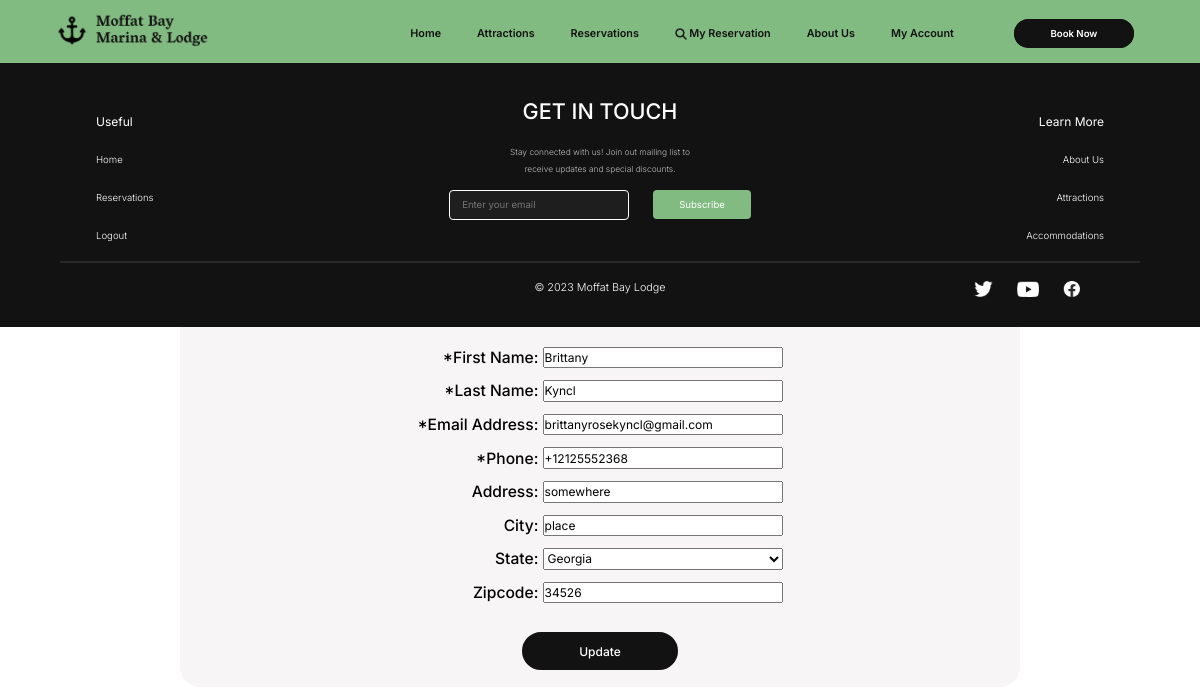
Page /profile/update_profile/ (signed in) on the committed database.
### users/models.py (models this page shows, shortened)
class CustomUser(AbstractUser):
    username = None
    email = models.EmailField(_('email address'), unique=True)
    first_name = models.CharField(max_length=50,verbose_name="First Name", null=True, blank=True)
    last_name = models.CharField(max_length=50,verbose_name="Last Name", null=True, blank=True)
    street = models.CharField(max_length=50,verbose_name="Address", null=True, blank=True)
    city = models.CharField(max_length=50,verbose_name="City", null=True, blank=True)
    state = models.CharField(max_length=50,verbose_name="State", null=True, blank=True)
    zip = models.CharField(max_length=8,verbose_name="Zipcode", null=True, blank=True)
    phone = PhoneNumberField(verbose_name="Phone Number", blank=True, null=True)
    class Meta:
        verbose_name_plural = "User Accounts"
    USERNAME_FIELD = 'email'
    REQUIRED_FIELDS = []
    objects = CustomUserManager()

### users/views.py (the view)
# urls.py: path('profile/update_profile/', account_views.update_profie, name='update_profile'),
@login_required
def update_profie(request):
    if request.method == 'POST':
        form = AccountUpdateForm(request.POST, request.FILES, instance=request.user)
        if form.is_valid():
            form.save()
            messages.success(request, f'Your account information has been updated!')
            return redirect('profile')
        else:
            messages.error(request, form.errors)
    else:
        form = AccountUpdateForm(instance=request.user)
    context = {
        'form' : form,
        'mailform': MailListForm,
        'title': 'Update Profile',
    }
    return render(request, 'users/update_profile.html', context)

### users/forms.py
class AccountUpdateForm(forms.ModelForm):
    email = forms.EmailField(label="Email Address", required=False)
    phone = PhoneNumberField(widget=PhoneNumberPrefixWidget(initial='US'), label="Phone Number", required=False)
    first_name = forms.CharField(label="First Name", required=False)
    last_name = forms.CharField(label="Last Name", required=False)
    state = forms.ChoiceField(choices=STATE_CHOICES, required=False)
    class Meta:
        model = CustomUser
        fields =['first_name', 'last_name', 'street', 'city', 'state', 'zip', 'phone', 'email']

### users/templates/users/update_profile.html (shortened to what this page needs)
{% extends "reservations/base.html" %}
{% load crispy_forms_tags %}
{% load static %}
{% block css %}
<link rel="stylesheet" type="text/css" href="{% static 'reservations/accounts.css' %}"/>
{% endblock %}
{% block content %}
<div class="banner">
    <div class="overlay-register">
            <div class="text-content form-register">
                <h3>Update {{user.first_name}} {{user.last_name}}'s Profile:</h3></br>
                <form method="POST">
                    <fieldset class="form-register">
                        <div class="register-grid-container">
                            <div class="register-section"><label class="register-label">*First Name:&nbsp;</label><div class="register-input">{{form.first_name}}</div></div>
                            <div class="register-section"><div class="register-label">*Last Name:&nbsp;</div><div class="register-input">{{form.last_name}}</div> </div>
                            <div class="register-section"><div class="register-label">*Email Address:&nbsp;</div><div class="register-input">{{form.email}}</div> </div>
                            <div class="register-section"><div class="register-label">*Phone:&nbsp;</div><div class="register-input">{{form.phone}}</div> </div>
                            <div class="register-section"><div class="register-label">Address:&nbsp;</div><div class="register-input">{{form.street}}</div></div>
                            <div class="register-section"><div class="register-label">City:&nbsp;</div><div class="register-input">{{form.city}}</div> </div>
                            <div class="register-section"><div class="register-label">State:&nbsp;</div><div class="register-input">{{form.state}}</div> </div>
                            <div class="register-section"><div class="register-label">Zipcode:&nbsp;</div><div class="register-input">{{form.zip}}</div> </div>
                        </div>
                    </fieldset>
                    <button class="login-button" type="submit">Update</button>
                </form>
                </div>
            </div>
        </div>
{% endblock content %}

### reservations/static/reservations/base.css (style rules this page uses)
* { margin: 0; padding: 0; font-family: 'Inter', sans-serif; box-sizing: border-box; }
.email-form input[type="email"] { padding: 0.5vw 1vw; border: 1px solid #fff; border-radius: 4px; outline: none; background-color: #1E1E1E; height: 2.5vw; width: 15vw; font-size: .8vw; color: #ffff; }
.text-content { text-align: center; }
.text-content h3 { font-size: 1.3vw; }
.banner { height: auto; overflow: hidden; }

### reservations/static/reservations/accounts.css (style rules this page uses)
.banner { display: flex; justify-content: center; align-items: center; }
.login-button { cursor: pointer; color: #fff; text-decoration: none; padding: .7vw 0vw; border-radius: 40px; background-color: #121212; border: .3vw solid #121212; }
.register-button, .login-button { width: 13vw; margin: 0; }
.overlay-register { display: flex; flex-direction: column; align-items: center; position: absolute; top: 12vw; width: 70%; height: auto; padding: 1vw; background-color: rgba(245, 243, 243, 0.801); border-radius: 20px; }
.form-register { display: flex; flex-direction: column; align-items: center; text-align: center; border: 0; max-width: 100%; padding-top: 5px; padding-bottom: 5px; font-weight: bold; }
.register-grid-container { display: grid; grid-template-columns: repeat(1, 1fr); gap: 1vw; margin-bottom: 2vw; text-align: right; }
.register-section { grid-column: span 1; font-weight: bold; display: flex; justify-content: flex-end; align-items: center; }
.register-input { display: flex; align-items: center; justify-content: center; }
.register-input input, #id_state, #id_old_passowrd, #id_new_passowrd1, #id_new_passowrd2 { width: 20vw; height: 1.8vw; }
.login-button { grid-column: span 2; }
.text-content .new-user, #forgot-password, #forgot-password:hover, .login-button, .register-button a, .form-control label, .bottom-links h5, .bottom-links a, .register-label, .success { font-weight: 500; font-size: 1.3vw; }
.register-input input, #id_state, #id_old_passowrd, #id_new_passowrd1, #id_new_passowrd2 { font-size: 1vw; }
.text-content h3 { font-size: 2vw; }
.login-button, .register-button a { font-size: 1vw; }

### rows in the picture
CustomUser: first_name "Brittany", last_name "Kyncl", email "brittanyrosekyncl@gmail.com", phone "+12125552368", street "somewhere", city "place", state "Georgia", zip "34526"
